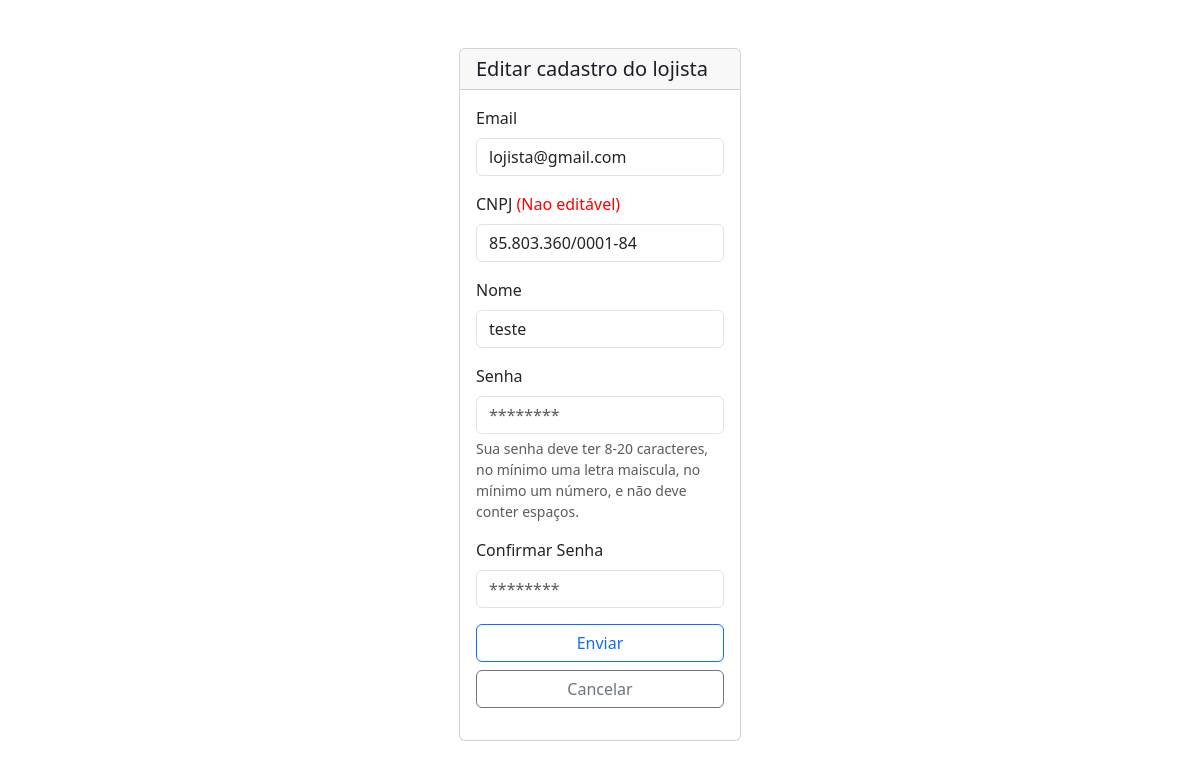
/lojistaEdit.php?id=31, run on the app's committed database.
### tables this page shows
CREATE TABLE `lojista` (
  `ID` int(11) NOT NULL,
  `CNPJ` char(18) DEFAULT NULL,
  `email` varchar(50) DEFAULT NULL,
  `Nome` varchar(100) DEFAULT NULL,
  `senha` char(32) DEFAULT NULL,
  `fk_Cadastro_Tipo_ID` int(11) DEFAULT NULL
);

### lojistaEdit.php (the view, shortened to what this page needs)
<?php
include_once('conexao.php');
if (!empty($_GET['id'])) {
    $id = $_GET['id'];
    $sqlSelect = "SELECT * FROM lojista WHERE ID=$id";
    $result = $conn->query($sqlSelect);
    if ($result->num_rows > 0) {
        $lojista = mysqli_fetch_assoc($result);
    }
} else {
    header('Location: produtosListar.php');
}
?>
<!DOCTYPE html>
<html lang="Pt-br">
<?php include('htmlhead.php');?>
<body>
    <div class='.container-fluid'>
        <div class="row justify-content-center pt-5">
            <div class='col-3'>
                <div class="card">
                    <h5 class="card-header text-dark">Editar cadastro do lojista</h5>
                    <div class="card-body">
                        <div class='col'>
                            <form action="lojistaSaveEdit.php" method="POST" class="needs-validation" novalidate>
                                <div class="mb-3">
                                    <label for="email" class="form-label">Email</label>
                                    <input type="email" name="email" class="form-control" id="email" placeholder="example@example.com"
                                    value="<?php  echo $lojista['email']?>" maxlength="50" required />
                                </div>
                                <div class="mb-3">
                                    <label for="CNPJ" class="form-label">CNPJ <span style="color: red">(Nao editável)</span></label>
                                    <input type="text" name="CNPJ" class="form-control cnpj" id="CNPJ" maxlength="14" pattern="\d{2}.?\d{3}.?\d{3}/?\d{4}-?\d{2}"
                                     readonly value="<?php  echo $lojista['CNPJ']?>" />
                                </div>
                                <div class="mb-3">
                                    <label for="Nome" class="form-label">Nome</label>
                                    <input type="text" name="Nome" class="form-control" id="Nome" placeholder="Nome da loja"
                                    value="<?php echo  $lojista['Nome']?>" maxlength="100" required />
                                </div>
                                <div class="mb-3">
                                    <label for="senha" class="form-label">Senha</label>
                                    <input type="password" name="senha" class="form-control" id="senha" placeholder='********' pattern="^(?=.*[A-Z])(?=.*[0-9])(?=\S{8,20}$).*"
                                    minlength="8" maxlength="20"
                                    onkeyup="confereSenha()" required>
                                    <div id="MensagemPassword" class="form-text">
                                        Sua senha deve ter 8-20 caracteres, no mínimo uma letra maiscula, no mínimo um número, e não deve conter espaços.
                                    </div>
                                </div>
                                <div class="mb-3 position-relative">
                                    <label for="senha" class="form-label">Confirmar Senha</label>
                                    <input type="password" name="confirma" class="form-control" id="confimar-senha" placeholder='********' pattern="^(?=.*[A-Z])(?=.*[0-9])(?=\S{8,20}$).*"
                                    minlength="8" maxlength="20" onkeyup="confereSenha()" required>
                                </div>
                                <div class="d-grid gap-2 mb-3 mt-3">
                                    <button name="update" class="btn btn-outline-primary" type="update">Enviar</button>
                                    <a class = "btn btn-outline-secondary"href="lojistaPage.php">Cancelar</a>
                                </div>
                            </form>
                        </div>
                    </div>
                </div>
            </div>
        </div>
    </div>
</body>
</html>

### css/style.css (style rules this page uses)
* { margin: 0; padding: 0; box-sizing: border-box; list-style: none; text-decoration: none; }
:root { --red:#d63a25; --white:#fff; --dark:#1e1c2a; }
body { color: var(--dark); background: var(--white); }
a { text-decoration: none; color: inherit; }
.text-dark { color: var(--dark) !important; }

### data on the page
lojista: email "lojista@gmail.com", CNPJ "85.803.360/0001-84", Nome "teste"
